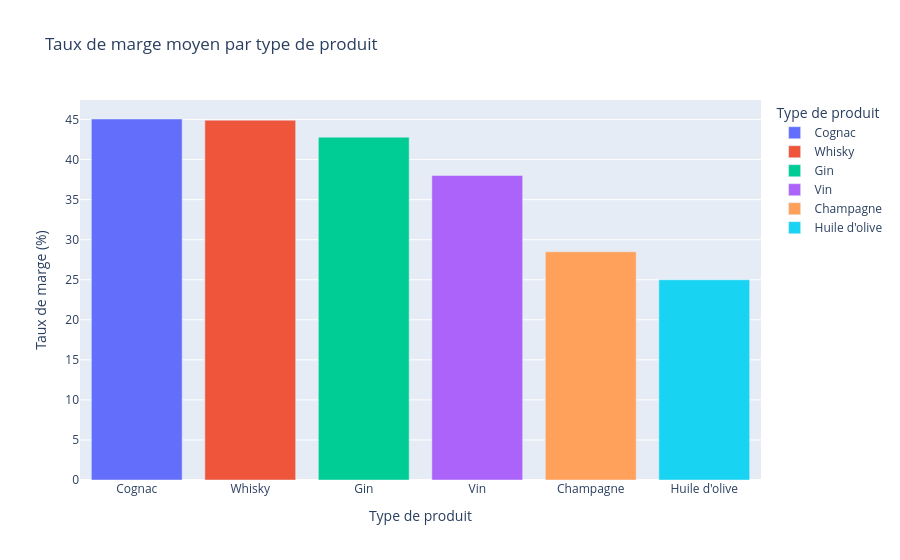

The notebook cell this image was saved under:
### Code cell
#Création d'un dataframe avec le taux de marge moyen par type de produit
marge_type = df_pos[df_pos["product_type"].notna()].groupby("product_type")["taux_marge"].mean().sort_values(ascending=False)
print(marge_type)

#Affichage dans un graphique du taux de marge par type de produit
fig = px.bar(marge_type.reset_index(), 
             x="product_type", y="taux_marge",
             title="Taux de marge moyen par type de produit",
             labels={"product_type": "Type de produit", "taux_marge": "Taux de marge (%)"},
             color="product_type")
fig.show()

print("\n→ Le Champagne a un taux de marge anormalement bas (4.8%) comparé aux autres catégories.")
print("→ À investiguer : possible erreur systématique sur les prix d'achat Champagne.")

### Figure 1 — Plotly figure (JSON) as saved in the notebook; plotly's stock layout.template omitted (floating-point values rounded to 4 significant figures)
{"data": [{"hovertemplate": "Type de produit=%{x}<br>Taux de marge (%)=%{y}<extra></extra>", "legendgroup": "Cognac", "marker": {"color": "#636efa", "pattern": {"shape": ""}}, "name": "Cognac", "orientation": "v", "showlegend": true, "textposition": "auto", "type": "bar", "x": ["Cognac"], "xaxis": "x", "y": [45.07], "yaxis": "y"}, {"hovertemplate": "Type de produit=%{x}<br>Taux de marge (%)=%{y}<extra></extra>", "legendgroup": "Whisky", "marker": {"color": "#EF553B", "pattern": {"shape": ""}}, "name": "Whisky", "orientation": "v", "showlegend": true, "textposition": "auto", "type": "bar", "x": ["Whisky"], "xaxis": "x", "y": [44.92], "yaxis": "y"}, {"hovertemplate": "Type de produit=%{x}<br>Taux de marge (%)=%{y}<extra></extra>", "legendgroup": "Gin", "marker": {"color": "#00cc96", "pattern": {"shape": ""}}, "name": "Gin", "orientation": "v", "showlegend": true, "textposition": "auto", "type": "bar", "x": ["Gin"], "xaxis": "x", "y": [42.8], "yaxis": "y"}, {"hovertemplate": "Type de produit=%{x}<br>Taux de marge (%)=%{y}<extra></extra>", "legendgroup": "Vin", "marker": {"color": "#ab63fa", "pattern": {"shape": ""}}, "name": "Vin", "orientation": "v", "showlegend": true, "textposition": "auto", "type": "bar", "x": ["Vin"], "xaxis": "x", "y": [38.01], "yaxis": "y"}, {"hovertemplate": "Type de produit=%{x}<br>Taux de marge (%)=%{y}<extra></extra>", "legendgroup": "Champagne", "marker": {"color": "#FFA15A", "pattern": {"shape": ""}}, "name": "Champagne", "orientation": "v", "showlegend": true, "textposition": "auto", "type": "bar", "x": ["Champagne"], "xaxis": "x", "y": [28.49], "yaxis": "y"}, {"hovertemplate": "Type de produit=%{x}<br>Taux de marge (%)=%{y}<extra></extra>", "legendgroup": "Huile d'olive", "marker": {"color": "#19d3f3", "pattern": {"shape": ""}}, "name": "Huile d'olive", "orientation": "v", "showlegend": true, "textposition": "auto", "type": "bar", "x": ["Huile d'olive"], "xaxis": "x", "y": [25.0], "yaxis": "y"}], "layout": {"barmode": "relative", "legend": {"title": {"text": "Type de produit"}, "tracegroupgap": 0}, "title": {"text": "Taux de marge moyen par type de produit"}, "xaxis": {"anchor": "y", "categoryarray": ["Cognac", "Whisky", "Gin", "Vin", "Champagne", "Huile d'olive"], "categoryorder": "array", "domain": [0.0, 1.0], "title": {"text": "Type de produit"}}, "yaxis": {"anchor": "x", "domain": [0.0, 1.0], "title": {"text": "Taux de marge (%)"}}}}
